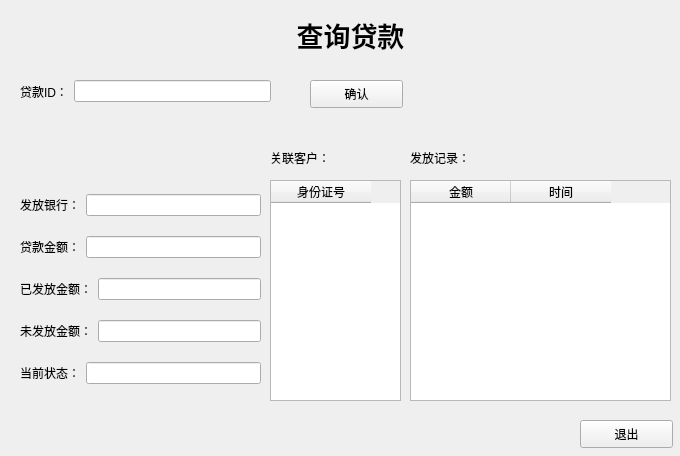
<?xml version="1.0" encoding="UTF-8"?>
<ui version="4.0">
 <class>Form</class>
 <widget class="QWidget" name="Form">
  <property name="geometry">
   <rect>
    <x>0</x>
    <y>0</y>
    <width>680</width>
    <height>456</height>
   </rect>
  </property>
  <property name="windowTitle">
   <string>Form</string>
  </property>
  <widget class="QLabel" name="label">
   <property name="geometry">
    <rect>
     <x>270</x>
     <y>10</y>
     <width>161</width>
     <height>51</height>
    </rect>
   </property>
   <property name="text">
    <string>&lt;html&gt;&lt;head/&gt;&lt;body&gt;&lt;p align=&quot;center&quot;&gt;&lt;span style=&quot; font-size:20pt; font-weight:600;&quot;&gt;查询贷款&lt;/span&gt;&lt;/p&gt;&lt;/body&gt;&lt;/html&gt;</string>
   </property>
  </widget>
  <widget class="QLabel" name="label_8">
   <property name="geometry">
    <rect>
     <x>270</x>
     <y>150</y>
     <width>72</width>
     <height>15</height>
    </rect>
   </property>
   <property name="text">
    <string>关联客户：</string>
   </property>
  </widget>
  <widget class="QTableWidget" name="tableWidget">
   <property name="geometry">
    <rect>
     <x>270</x>
     <y>180</y>
     <width>131</width>
     <height>221</height>
    </rect>
   </property>
   <column>
    <property name="text">
     <string>身份证号</string>
    </property>
   </column>
  </widget>
  <widget class="QLabel" name="label_9">
   <property name="geometry">
    <rect>
     <x>410</x>
     <y>150</y>
     <width>72</width>
     <height>16</height>
    </rect>
   </property>
   <property name="text">
    <string>发放记录：</string>
   </property>
  </widget>
  <widget class="QTableWidget" name="tableWidget_2">
   <property name="geometry">
    <rect>
     <x>410</x>
     <y>180</y>
     <width>261</width>
     <height>221</height>
    </rect>
   </property>
   <column>
    <property name="text">
     <string>金额</string>
    </property>
   </column>
   <column>
    <property name="text">
     <string>时间</string>
    </property>
   </column>
  </widget>
  <widget class="QPushButton" name="pushButton">
   <property name="geometry">
    <rect>
     <x>310</x>
     <y>80</y>
     <width>93</width>
     <height>28</height>
    </rect>
   </property>
   <property name="text">
    <string>确认</string>
   </property>
  </widget>
  <widget class="QPushButton" name="pushButton_2">
   <property name="geometry">
    <rect>
     <x>580</x>
     <y>420</y>
     <width>93</width>
     <height>28</height>
    </rect>
   </property>
   <property name="text">
    <string>退出</string>
   </property>
  </widget>
  <widget class="QWidget" name="">
   <property name="geometry">
    <rect>
     <x>20</x>
     <y>80</y>
     <width>251</width>
     <height>23</height>
    </rect>
   </property>
   <layout class="QHBoxLayout" name="horizontalLayout">
    <item>
     <widget class="QLabel" name="label_2">
      <property name="text">
       <string>贷款ID：</string>
      </property>
     </widget>
    </item>
    <item>
     <widget class="QLineEdit" name="lineEdit"/>
    </item>
   </layout>
  </widget>
  <widget class="QWidget" name="">
   <property name="geometry">
    <rect>
     <x>20</x>
     <y>180</y>
     <width>241</width>
     <height>221</height>
    </rect>
   </property>
   <layout class="QVBoxLayout" name="verticalLayout">
    <item>
     <layout class="QHBoxLayout" name="horizontalLayout_2">
      <item>
       <widget class="QLabel" name="label_3">
        <property name="text">
         <string>发放银行：</string>
        </property>
       </widget>
      </item>
      <item>
       <widget class="QLineEdit" name="lineEdit_2">
        <property name="readOnly">
         <bool>true</bool>
        </property>
       </widget>
      </item>
     </layout>
    </item>
    <item>
     <layout class="QHBoxLayout" name="horizontalLayout_3">
      <item>
       <widget class="QLabel" name="label_4">
        <property name="text">
         <string>贷款金额：</string>
        </property>
       </widget>
      </item>
      <item>
       <widget class="QLineEdit" name="lineEdit_3">
        <property name="readOnly">
         <bool>true</bool>
        </property>
       </widget>
      </item>
     </layout>
    </item>
    <item>
     <layout class="QHBoxLayout" name="horizontalLayout_4">
      <item>
       <widget class="QLabel" name="label_5">
        <property name="text">
         <string>已发放金额：</string>
        </property>
       </widget>
      </item>
      <item>
       <widget class="QLineEdit" name="lineEdit_4">
        <property name="readOnly">
         <bool>true</bool>
        </property>
       </widget>
      </item>
     </layout>
    </item>
    <item>
     <layout class="QHBoxLayout" name="horizontalLayout_5">
      <item>
       <widget class="QLabel" name="label_6">
        <property name="text">
         <string>未发放金额：</string>
        </property>
       </widget>
      </item>
      <item>
       <widget class="QLineEdit" name="lineEdit_5">
        <property name="readOnly">
         <bool>true</bool>
        </property>
       </widget>
      </item>
     </layout>
    </item>
    <item>
     <layout class="QHBoxLayout" name="horizontalLayout_6">
      <item>
       <widget class="QLabel" name="label_7">
        <property name="text">
         <string>当前状态：</string>
        </property>
       </widget>
      </item>
      <item>
       <widget class="QLineEdit" name="lineEdit_6">
        <property name="readOnly">
         <bool>true</bool>
        </property>
       </widget>
      </item>
     </layout>
    </item>
   </layout>
  </widget>
 </widget>
 <resources/>
 <connections>
  <connection>
   <sender>pushButton_2</sender>
   <signal>clicked()</signal>
   <receiver>Form</receiver>
   <slot>close()</slot>
   <hints>
    <hint type="sourcelabel">
     <x>610</x>
     <y>431</y>
    </hint>
    <hint type="destinationlabel">
     <x>514</x>
     <y>427</y>
    </hint>
   </hints>
  </connection>
 </connections>
</ui>
